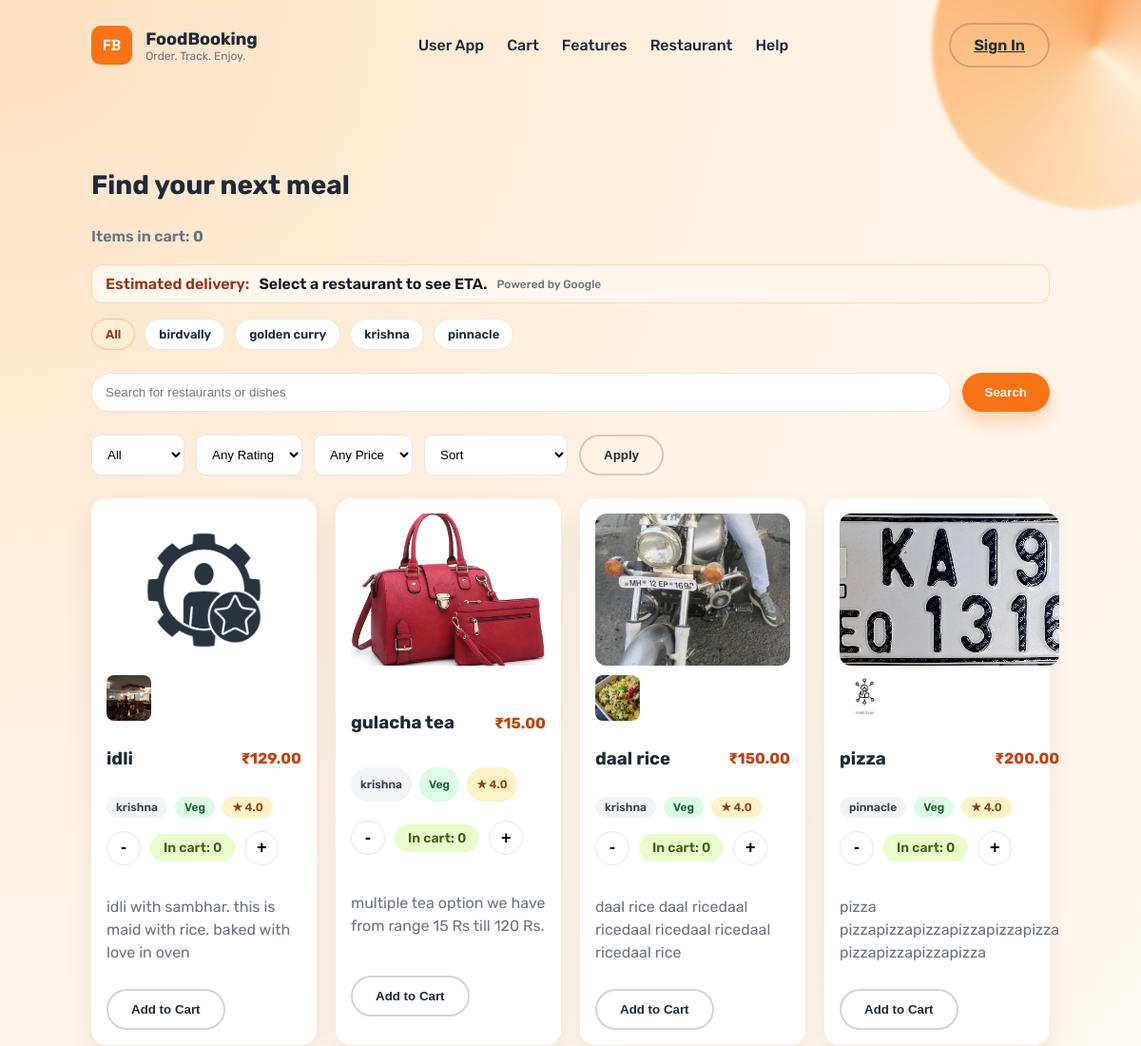
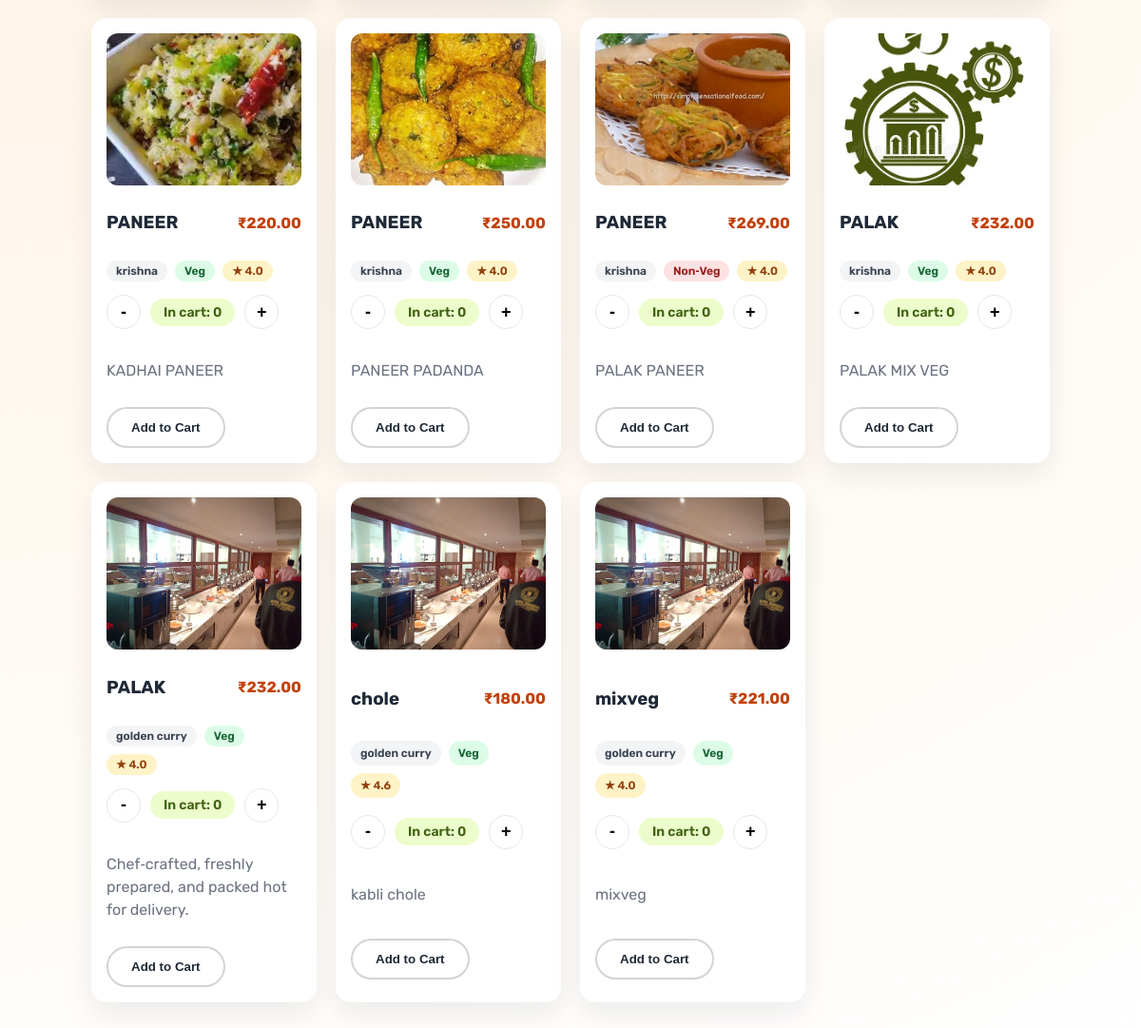
The app's page /app/ with its own data (2 pictures, top to bottom).
### core/models.py (models this page shows, shortened)
class Restaurant(models.Model):
    name = models.CharField(max_length=150)
    address = models.TextField(blank=True)
    is_active = models.BooleanField(default=True)
    image = models.ImageField(upload_to="restaurants/", blank=True, null=True)
    latitude = models.DecimalField(max_digits=9, decimal_places=6, null=True, blank=True)
    longitude = models.DecimalField(max_digits=9, decimal_places=6, null=True, blank=True)

class Dish(models.Model):
    restaurant = models.ForeignKey(Restaurant, on_delete=models.CASCADE)
    category = models.ForeignKey(Category, on_delete=models.SET_NULL, null=True, blank=True)
    name = models.CharField(max_length=150)
    description = models.TextField(blank=True)
    price = models.DecimalField(max_digits=8, decimal_places=2)
    is_veg = models.BooleanField(default=True)
    is_available = models.BooleanField(default=True)
    image = models.ImageField(upload_to="dishes/", blank=True, null=True)
    rating = models.DecimalField(max_digits=2, decimal_places=1, default=4.0)

class DishImage(models.Model):
    dish = models.ForeignKey(Dish, on_delete=models.CASCADE, related_name="images")
    image = models.ImageField(upload_to="dishes/extra/")

### core/views.py (the view, shortened to what this page needs)
# urls.py: path('app/', views.app_home, name='app_home'),
def app_home(request):
    query = request.GET.get("q", "").strip()
    veg = request.GET.get("veg")
    sort = request.GET.get("sort", "")
    min_rating = request.GET.get("min_rating", "")
    price_band = request.GET.get("price", "")
    restaurant_id = request.GET.get("restaurant", "")
    restaurants = Restaurant.objects.filter(is_active=True).order_by("name")
    dishes = Dish.objects.filter(is_available=True)
    if restaurant_id:
        dishes = dishes.filter(restaurant_id=restaurant_id)
    if query:
        dishes = dishes.filter(
            Q(name__icontains=query)
            | Q(description__icontains=query)
            | Q(restaurant__name__icontains=query)
        )
    if veg in {"veg", "nonveg"}:
        dishes = dishes.filter(is_veg=(veg == "veg"))
    if min_rating:
        try:
            dishes = dishes.filter(rating__gte=float(min_rating))
        except ValueError:
            pass
    if price_band == "low":
        dishes = dishes.filter(price__lte=200)
    elif price_band == "mid":
        dishes = dishes.filter(price__gt=200, price__lte=400)
    elif price_band == "high":
        dishes = dishes.filter(price__gt=400)
    if sort == "price_asc":
        dishes = dishes.order_by("price")
    elif sort == "price_desc":
        dishes = dishes.order_by("-price")
    elif sort == "rating":
        dishes = dishes.order_by("-rating")
    dishes = dishes.select_related("restaurant", "category").prefetch_related("images")
    grouped = []
    return render(
        request,
        "app_home.html",
        {
            "dishes": dishes,
            "grouped": grouped,
            "query": query,
            "filters": {
                "veg": veg or "",
                "sort": sort,
                "min_rating": min_rating,
                "price": price_band,
            },
            "cart_count": _cart_count(_get_cart(request.session)),
            "cart": _get_cart(request.session),
            "restaurants": restaurants,
            "selected_restaurant": restaurant_id,
        },
    )

### core/templatetags/cart_extras.py (called while the page is built)
@register.filter
def get_item(cart, dish_id):
    if not cart:
        return None
    return cart.get(str(dish_id))

### core/views.py (called while the page is built)
def _get_cart(session):
    return session.get("cart", {})

def _cart_count(cart):
    return sum(cart.values()) if cart else 0

### templates/app_home.html (shortened to what this page needs)
{% extends "base.html" %}
{% load cart_extras %}
{% block content %}
  <section class="section">
    <h2>Find your next meal</h2>
    <div class="cart-indicator">
      Items in cart: <strong id="cart-count">{{ cart_count|default:0 }}</strong>
    </div>
    <div id="eta-box" class="eta-box" data-restaurant="{{ selected_restaurant }}">
      <span class="eta-label">Estimated delivery:</span>
      <span id="eta-text" class="eta-text">Select a restaurant to see ETA.</span>
      <span class="eta-note">Powered by Google</span>
    </div>
    <div class="restaurant-strip">
      <a class="restaurant-pill {% if not selected_restaurant %}active{% endif %}" href="{% url 'app_home' %}">All</a>
      {% for restaurant in restaurants %}
        <a
          class="restaurant-pill {% if selected_restaurant == restaurant.id|stringformat:'s' %}active{% endif %}"
          href="?restaurant={{ restaurant.id }}"
        >
          {{ restaurant.name }}
        </a>
      {% endfor %}
    </div>
    <form class="search-bar" method="get">
      <input
        type="text"
        name="q"
        placeholder="Search for restaurants or dishes"
        value="{{ query }}"
      />
      <button class="btn primary" type="submit">Search</button>
    </form>
    <form class="filter-bar" method="get">
      <select name="veg">
        <option value="">All</option>
      </select>
      <select name="min_rating">
        <option value="">Any Rating</option>
      </select>
      <select name="price">
        <option value="">Any Price</option>
      </select>
      <select name="sort">
        <option value="">Sort</option>
      </select>
      <button class="btn ghost" type="submit">Apply</button>
    </form>
    {% if selected_restaurant and grouped %}
      {% for group in grouped %}
        <div class="category-section">
          <h3 class="category-title">
            {% if group.category %}{{ group.category.name }}{% else %}Other{% endif %}
          </h3>
          <div class="grid menu-grid">
            {% for dish in group.dishes %}
              <div class="tile dish-card" data-dish-id="{{ dish.id }}">
          {% if dish.image %}
            <img class="dish-image" src="{{ dish.image.url }}" alt="{{ dish.name }}" />
          {% elif dish.restaurant.image %}
            <img class="dish-image" src="{{ dish.restaurant.image.url }}" alt="{{ dish.restaurant.name }}" />
          {% endif %}
          {% if dish.images.all %}
            <div class="dish-thumbs">
              {% for img in dish.images.all %}
                <img src="{{ img.image.url }}" alt="{{ dish.name }} extra" />
              {% endfor %}
            </div>
          {% endif %}
          <div class="dish-head">
            <h3>{{ dish.name }}</h3>
            <span class="price">₹{{ dish.price }}</span>
          </div>
          <div class="dish-meta">
            <span class="tag">{{ dish.restaurant.name }}</span>
            <span class="tag {% if dish.is_veg %}veg{% else %}nonveg{% endif %}">
              {% if dish.is_veg %}Veg{% else %}Non‑Veg{% endif %}
            </span>
            <span class="tag rating-tag">
              ★ {{ dish.rating }}
            </span>
          </div>
          {% with qty=cart|get_item:dish.id %}
            <div class="cart-controls" data-controls="true">
              <form class="qty-form" method="post" action="{% url 'update_cart_json' dish.id %}">
                {% csrf_token %}
                <input type="hidden" name="qty" value="{% if qty %}{{ qty|add:"-1" }}{% else %}0{% endif %}" />
                <button class="qty-btn" type="submit">-</button>
              </form>
              <div class="cart-pill">In cart: {{ qty|default:0 }}</div>
              <form class="qty-form" method="post" action="{% url 'add_to_cart_json' dish.id %}">
                {% csrf_token %}
                <button class="qty-btn" type="submit">+</button>
              </form>
            </div>
          {% endwith %}
          <p class="muted description">
            {{ dish.description|default:"Chef‑crafted, freshly prepared, and packed hot for delivery." }}
          </p>
              <form class="add-form" method="post" action="{% url 'add_to_cart_json' dish.id %}">
                {% csrf_token %}
                <button class="btn ghost" type="submit">
                  {% if cart|get_item:dish.id %}Add More{% else %}Add to Cart{% endif %}
                </button>
              </form>
            </div>
            {% endfor %}
          </div>
        </div>
      {% endfor %}
    {% else %}
      <div class="grid menu-grid">
        {% for dish in dishes %}
          <div class="tile dish-card" data-dish-id="{{ dish.id }}">
            {% if dish.image %}
              <img class="dish-image" src="{{ dish.image.url }}" alt="{{ dish.name }}" />
            {% elif dish.restaurant.image %}
              <img class="dish-image" src="{{ dish.restaurant.image.url }}" alt="{{ dish.restaurant.name }}" />
            {% endif %}
            {% if dish.images.all %}
              <div class="dish-thumbs">
                {% for img in dish.images.all %}
                  <img src="{{ img.image.url }}" alt="{{ dish.name }} extra" />
                {% endfor %}
              </div>
            {% endif %}
            <div class="dish-head">
              <h3>{{ dish.name }}</h3>
              <span class="price">₹{{ dish.price }}</span>
            </div>
            <div class="dish-meta">
              <span class="tag">{{ dish.restaurant.name }}</span>
              <span class="tag {% if dish.is_veg %}veg{% else %}nonveg{% endif %}">
                {% if dish.is_veg %}Veg{% else %}Non‑Veg{% endif %}
              </span>
              <span class="tag rating-tag">
                ★ {{ dish.rating }}
              </span>
            </div>
            {% with qty=cart|get_item:dish.id %}
              <div class="cart-controls" data-controls="true">
                <form class="qty-form" method="post" action="{% url 'update_cart_json' dish.id %}">
                  <button class="qty-btn" type="submit">-</button>
                </form>
                <div class="cart-pill">In cart: {{ qty|default:0 }}</div>
                <form class="qty-form" method="post" action="{% url 'add_to_cart_json' dish.id %}">
                  <button class="qty-btn" type="submit">+</button>
                </form>
              </div>
            {% endwith %}
            <p class="muted description">
              {{ dish.description|default:"Chef‑crafted, freshly prepared, and packed hot for delivery." }}
            </p>
            <form class="add-form" method="post" action="{% url 'add_to_cart_json' dish.id %}">
              <button class="btn ghost" type="submit">
                {% if cart|get_item:dish.id %}Add More{% else %}Add to Cart{% endif %}
              </button>
            </form>
          </div>
        {% empty %}
          <p>No dishes found. Try another search.</p>
        {% endfor %}
      </div>
    {% endif %}
  </section>
{% endblock %}

### templates/base.html (shortened to what this page needs)
{% load static %}
<!doctype html>
<html lang="en">
  <head>
    <link rel="stylesheet" href="{% static 'css/styles.css' %}" />
  </head>
  <body>
    <div class="bg-shape"></div>
    <header class="site-header">
      <div class="brand">
        <span class="brand-mark">FB</span>
        <div>
          <div class="brand-name">FoodBooking</div>
          <div class="brand-tag">Order. Track. Enjoy.</div>
        </div>
      </div>
      <nav class="nav">
        <a href="{% url 'app_home' %}">User App</a>
        <a href="{% url 'cart' %}">Cart</a>
        <a href="#features">Features</a>
        <a href="{% url 'restaurant_login' %}">Restaurant</a>
        <a href="{% url 'help_center' %}">Help</a>
      </nav>
      {% if user.is_authenticated %}
        <span class="muted">Hi, {{ user.username }}</span>
        <a class="btn ghost" href="{% url 'logout' %}">Logout</a>
      {% else %}
        <a class="btn ghost" href="{% url 'login' %}">Sign In</a>
      {% endif %}
    </header>
    <main>
      {% block content %}{% endblock %}
    </main>
  </body>
</html>

### static/css/styles.css (style rules this page uses)
:root { --bg: #fff4e6; --accent: #f97316; --accent-dark: #c2410c; --text: #1f2937; --muted: #6b7280; --card: #ffffff; --shadow: 0 20px 50px rgba(31, 41, 55, 0.15); }
* { box-sizing: border-box; }
body { margin: 0; font-family: "Rubik", sans-serif; color: var(--text); background: radial-gradient(circle at top left, #ffe1c3 0, var(--bg) 35%, #fff 100%); min-height: 100vh; }
.bg-shape { position: fixed; top: -120px; right: -120px; width: 340px; height: 340px; background: conic-gradient(from 130deg, #ffedd5, #fdba74, #fb923c, #ffedd5); border-radius: 50%; opacity: 0.8; filter: blur(2px); z-index: -1; }
.site-header { display: flex; justify-content: space-between; align-items: center; padding: 24px 8vw; }
.brand { display: flex; gap: 14px; align-items: center; }
.brand-mark { background: var(--accent); color: #fff; font-weight: 700; padding: 10px 12px; border-radius: 10px; font-family: "Space Grotesk", sans-serif; }
.brand-name { font-weight: 700; font-size: 18px; }
.brand-tag { font-size: 12px; color: var(--muted); }
.nav { display: flex; gap: 24px; }
.nav a { text-decoration: none; color: var(--text); font-weight: 500; }
.muted { color: var(--muted); }
.btn { border: none; border-radius: 999px; padding: 12px 24px; font-weight: 600; cursor: pointer; }
.btn.primary { background: var(--accent); color: #fff; box-shadow: 0 10px 20px rgba(249, 115, 22, 0.3); }
.btn.ghost { background: transparent; color: var(--text); border: 2px solid rgba(31, 41, 55, 0.2); }
.section { padding: 60px 8vw; }
.section h2 { font-size: 28px; margin-bottom: 28px; }
.grid { display: grid; gap: 20px; grid-template-columns: repeat(auto-fit, minmax(220px, 1fr)); }
.tile { background: var(--card); padding: 16px; border-radius: 16px; box-shadow: 0 12px 30px rgba(15, 23, 42, 0.08); transition: transform 0.2s ease, box-shadow 0.2s ease; }
.search-bar { display: flex; gap: 12px; margin: 24px 0; flex-wrap: wrap; }
.search-bar input { flex: 1; min-width: 220px; padding: 12px 14px; border-radius: 999px; border: 1px solid #e5e7eb; }
.filter-bar { display: flex; gap: 12px; flex-wrap: wrap; margin-bottom: 24px; }
.filter-bar select { padding: 10px 12px; border-radius: 10px; border: 1px solid #e5e7eb; background: #fff; }
.restaurant-strip { display: flex; gap: 10px; flex-wrap: wrap; margin-bottom: 16px; }
.restaurant-pill { padding: 8px 14px; border-radius: 999px; border: 1px solid #e5e7eb; background: #fff; text-decoration: none; color: var(--text); font-weight: 600; font-size: 13px; }
.restaurant-pill.active { background: #ffedd5; border-color: #fdba74; color: #9a3412; }
.eta-box { display: flex; gap: 10px; align-items: center; flex-wrap: wrap; padding: 10px 14px; border-radius: 12px; background: #fff7ed; border: 1px solid #fed7aa; margin-bottom: 16px; font-weight: 600; }
.eta-label { color: #9a3412; }
.eta-text { color: #111827; }
.eta-note { color: #6b7280; font-size: 12px; font-weight: 500; }
.cart-indicator { margin: 10px 0 20px; color: var(--muted); font-weight: 600; }
.cart-pill { display: inline-block; background: #ecfccb; color: #3f6212; padding: 6px 14px; border-radius: 999px; font-size: 14px; font-weight: 600; }
.cart-controls { display: inline-flex; align-items: center; gap: 10px; margin-bottom: 6px; }
.qty-btn { width: 36px; height: 36px; border-radius: 50%; border: 1px solid #e5e7eb; background: #fff; font-size: 18px; font-weight: 700; cursor: pointer; }
.menu-grid .dish-card { display: grid; gap: 10px; }
.dish-meta { display: flex; flex-wrap: wrap; gap: 8px; margin-bottom: 4px; }
.tag { display: inline-flex; align-items: center; gap: 6px; padding: 4px 10px; border-radius: 999px; font-size: 12px; font-weight: 600; background: #f3f4f6; color: #374151; }
.tag.veg { background: #dcfce7; color: #166534; }
.tag.nonveg { background: #fee2e2; color: #991b1b; }
.rating-tag { background: #fef3c7; color: #92400e; }
.description { line-height: 1.5; }
.dish-image { width: 100%; height: 160px; object-fit: cover; border-radius: 12px; }
.dish-thumbs { display: grid; grid-template-columns: repeat(4, 1fr); gap: 6px; }
.dish-thumbs img { width: 100%; height: 48px; object-fit: cover; border-radius: 8px; }
.dish-head { display: flex; justify-content: space-between; align-items: center; }
.price { font-weight: 700; color: var(--accent-dark); }

### records on screen
Restaurant: name "birdvally"
Restaurant: name "golden curry"
Restaurant: name "krishna"
Restaurant: name "pinnacle"
Dish: image (picture), name "idli", price "129.00", restaurant.name "krishna", is_veg "Veg", rating "4.0", qty "0", description "idli with sambhar. this is maid with rice. baked with love in oven", shows "Add to Cart"
DishImage: image (picture)
Dish: image (picture), name "gulacha tea", price "15.00", restaurant.name "krishna", is_veg "Veg", rating "4.0", qty "0", description "multiple tea option we have from range 15 Rs till 120 Rs.", shows "Add to Cart"
Dish: image (picture), name "daal rice", price "150.00", restaurant.name "krishna", is_veg "Veg", rating "4.0", qty "0", description "daal rice daal ricedaal ricedaal ricedaal ricedaal ricedaal rice", shows "Add to Cart"
DishImage: image (picture)
Dish: image (picture), name "pizza", price "200.00", restaurant.name "pinnacle", is_veg "Veg", rating "4.0", qty "0", description "pizza pizzapizzapizzapizzapizzapizza pizzapizzapizzapizza", shows "Add to Cart"
DishImage: image (picture)
Dish: image (picture), name "PANEER", price "220.00", restaurant.name "krishna", is_veg "Veg", rating "4.0", qty "0", description "KADHAI PANEER", shows "Add to Cart"
Dish: image (picture), name "PANEER", price "250.00", restaurant.name "krishna", is_veg "Veg", rating "4.0", qty "0", description "PANEER PADANDA", shows "Add to Cart"
Dish: image (picture), name "PANEER", price "269.00", restaurant.name "krishna", shows "Non‑Veg", rating "4.0", is_veg "0", description "PALAK PANEER", shows "Add to Cart"
Dish: restaurant.image (picture), name "PALAK", price "232.00", restaurant.name "krishna", is_veg "Veg", rating "4.0", qty "0", description "PALAK MIX VEG", shows "Add to Cart"
Dish: restaurant.image (picture), name "PALAK", price "232.00", restaurant.name "golden curry", is_veg "Veg", rating "4.0", qty "0", description "Chef‑crafted, freshly prepared, and packed hot for delivery.", shows "Add to Cart"
Dish: restaurant.image (picture), name "chole", price "180.00", restaurant.name "golden curry", is_veg "Veg", rating "4.6", qty "0", description "kabli chole", shows "Add to Cart"
Dish: restaurant.image (picture), name "mixveg", price "221.00", restaurant.name "golden curry", is_veg "Veg", rating "4.0", qty "0", description "mixveg", shows "Add to Cart"

### other values on screen
{{ cart_count|default:0 }} "0"
